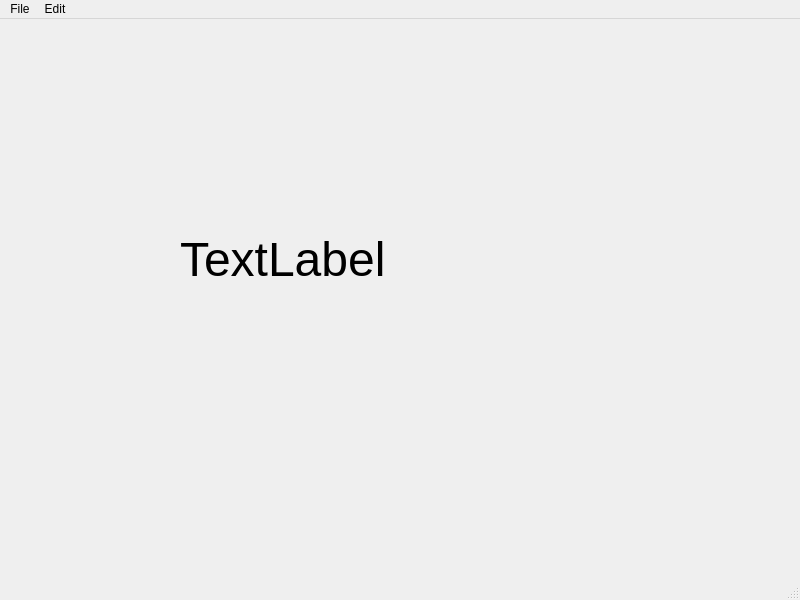
<?xml version="1.0" encoding="UTF-8"?>
<ui version="4.0">
 <class>MainWindow</class>
 <widget class="QMainWindow" name="MainWindow">
  <property name="geometry">
   <rect>
    <x>0</x>
    <y>0</y>
    <width>800</width>
    <height>600</height>
   </rect>
  </property>
  <property name="windowTitle">
   <string>MainWindow</string>
  </property>
  <widget class="QWidget" name="centralwidget">
   <widget class="QLabel" name="label">
    <property name="geometry">
     <rect>
      <x>180</x>
      <y>150</y>
      <width>251</width>
      <height>181</height>
     </rect>
    </property>
    <property name="font">
     <font>
      <pointsize>36</pointsize>
     </font>
    </property>
    <property name="text">
     <string>TextLabel</string>
    </property>
   </widget>
  </widget>
  <widget class="QMenuBar" name="menubar">
   <property name="geometry">
    <rect>
     <x>0</x>
     <y>0</y>
     <width>800</width>
     <height>21</height>
    </rect>
   </property>
   <widget class="QMenu" name="menuFile">
    <property name="title">
     <string>File</string>
    </property>
    <addaction name="actionNew"/>
    <addaction name="actionSave"/>
   </widget>
   <widget class="QMenu" name="menuEdit">
    <property name="title">
     <string>Edit</string>
    </property>
    <addaction name="actionCopy"/>
    <addaction name="actionPaste"/>
   </widget>
   <addaction name="menuFile"/>
   <addaction name="menuEdit"/>
  </widget>
  <widget class="QStatusBar" name="statusbar"/>
  <action name="actionCopy">
   <property name="text">
    <string>Copy</string>
   </property>
   <property name="statusTip">
    <string>copy bitch</string>
   </property>
   <property name="shortcut">
    <string>Ctrl+C</string>
   </property>
  </action>
  <action name="actionNew">
   <property name="text">
    <string>New</string>
   </property>
   <property name="statusTip">
    <string>new bitch</string>
   </property>
   <property name="shortcut">
    <string>Ctrl+N</string>
   </property>
  </action>
  <action name="actionSave">
   <property name="text">
    <string>Save</string>
   </property>
   <property name="statusTip">
    <string>bitch bitch</string>
   </property>
   <property name="shortcut">
    <string>Ctrl+S</string>
   </property>
  </action>
  <action name="actionPaste">
   <property name="text">
    <string>Paste</string>
   </property>
   <property name="statusTip">
    <string>paste bitch</string>
   </property>
   <property name="shortcut">
    <string>Ctrl+V</string>
   </property>
  </action>
 </widget>
 <resources/>
 <connections/>
</ui>
